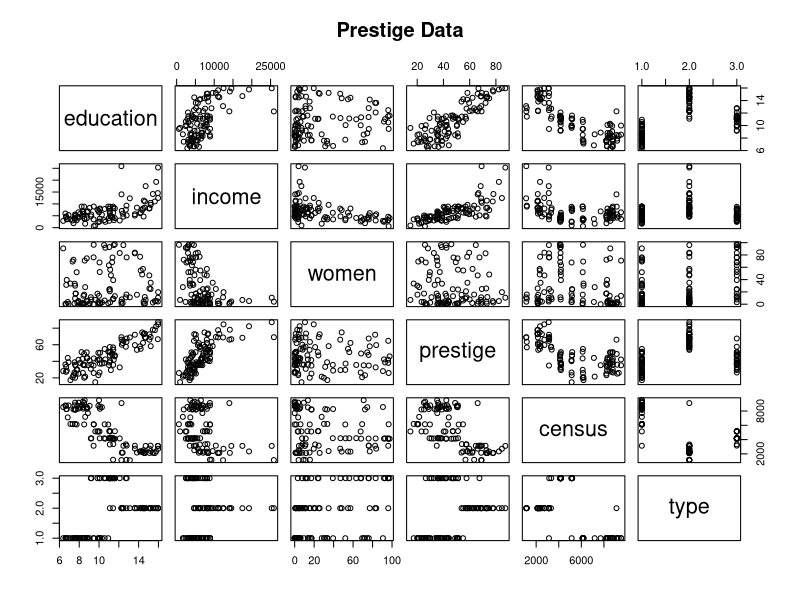
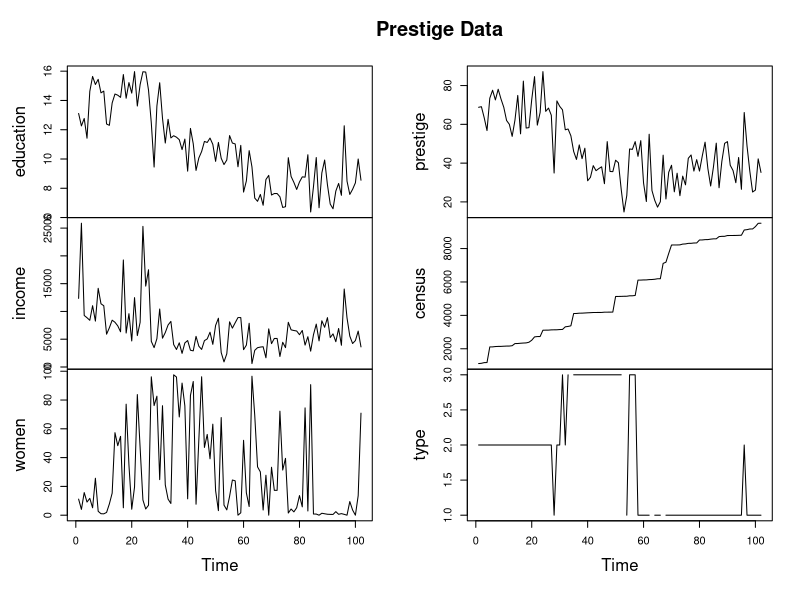
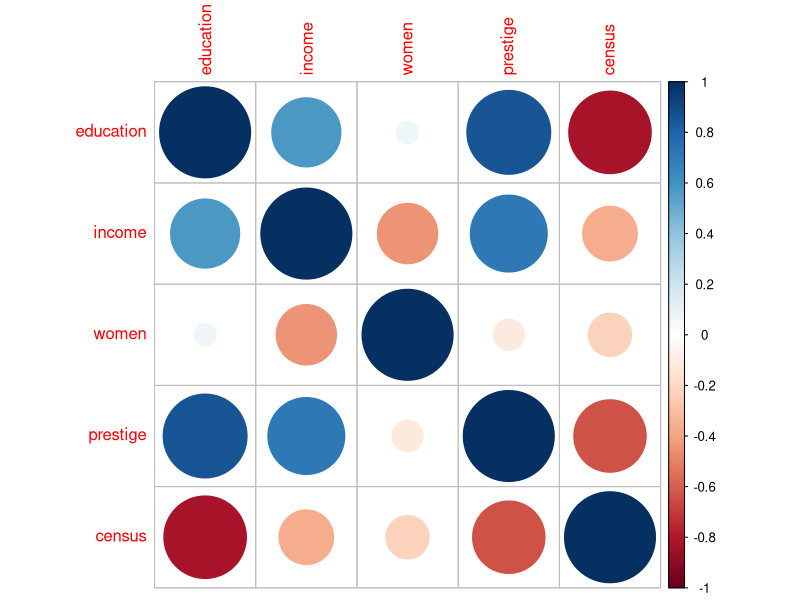
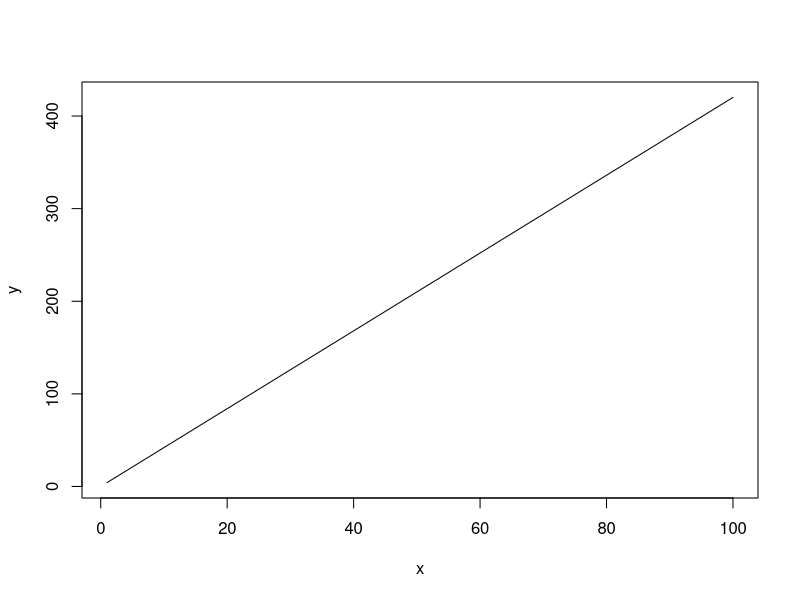
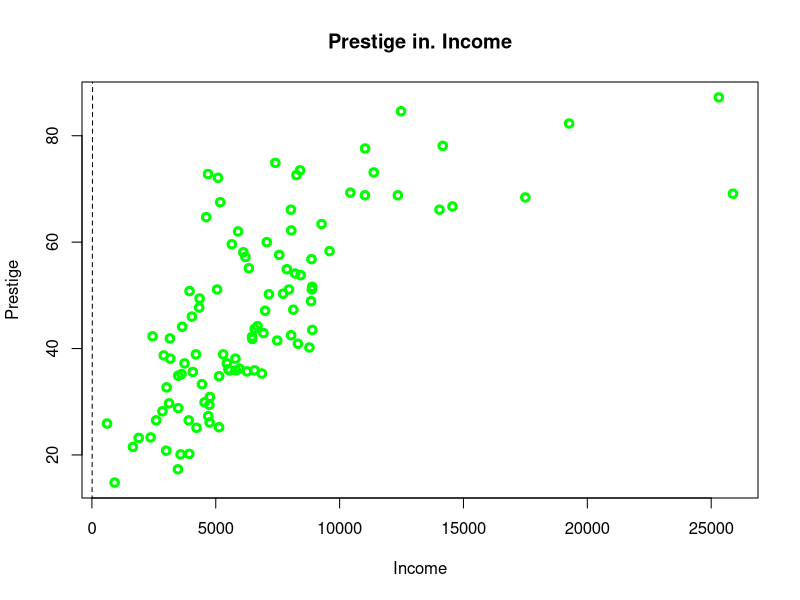
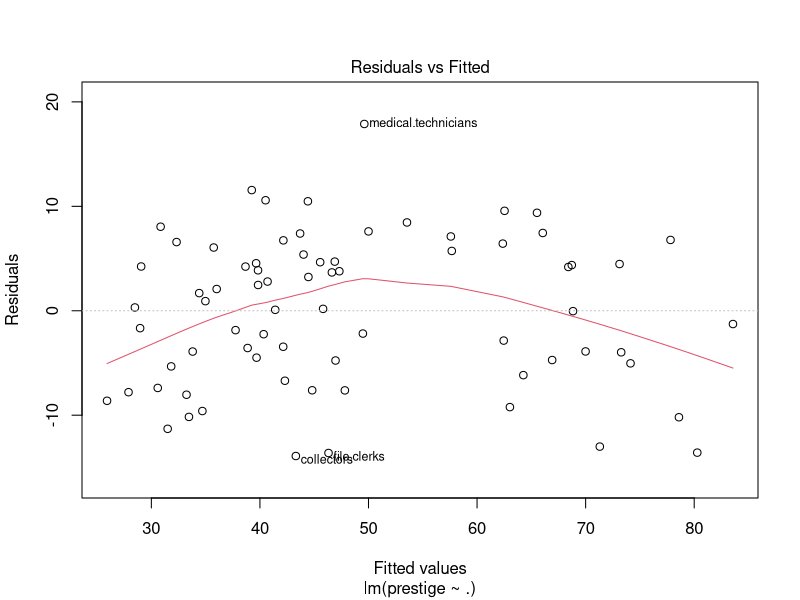
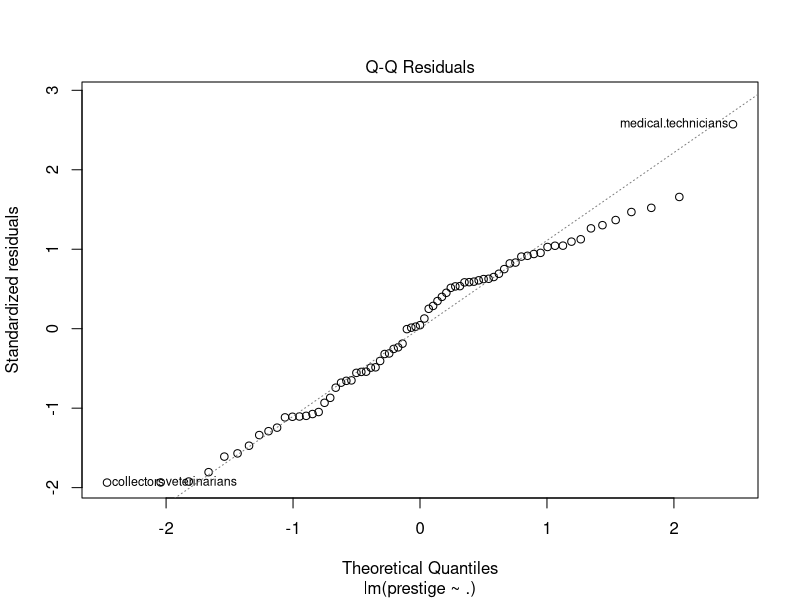
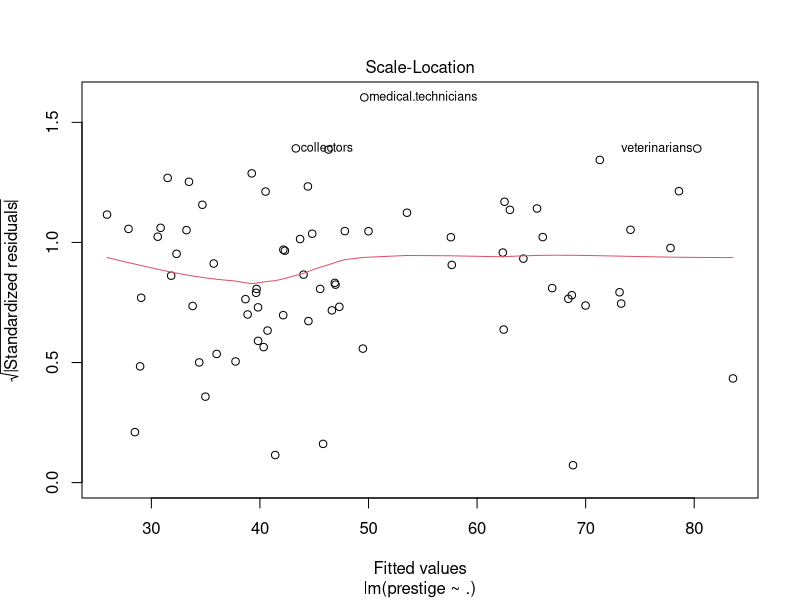

These charts were generated, in order, by the following R code:
## ---- chunk 1
library(car)
## ---- chunk 2
Prestige
## ---- chunk 3
summary(Prestige)
## ---- chunk 4
pairs(main="Prestige Data", Prestige)
## ---- chunk 5
plot.ts(main="Prestige Data", Prestige)
## ---- chunk 6
d <- data.frame(education = Prestige$education, income = Prestige$income, women = Prestige$women, prestige = Prestige$prestige, census = Prestige$census)
m <- cor(d)
library('corrplot')
corrplot(m, method="circle")
## ---- chunk 7
testidx_pre <- which(1:nrow(Prestige)%%4==0)
## ---- chunk 8
prestige_train <- Prestige[-testidx_pre,]
## ---- chunk 9
prestige_test <- Prestige[testidx_pre,]
## ---- chunk 10
model <- lm(prestige~., data=prestige_train)
## ---- chunk 11
prediciton <- predict(model, newdata=prestige_test)
## ---- chunk 12
cor(prediciton, prestige_test$prestige)
## ---- chunk 13
summary(model)
## ---- chunk 14
curve(4.201e+00*x + 1.150e-03,from=1, to=100, xlab="x", ylab="y")
## ---- chunk 15
plot(Prestige$income, Prestige$prestige, col="green", lwd=3, xlab = "Income", ylab = "Prestige", main = "Prestige in. Income")
abline(model, lty = "dashed")
## ---- chunk 16
plot(model)
## ---- chunk 17
prediciton
## ---- chunk 18
testidx_pre <- which(1:nrow(Prestige)%%4==0)
## ---- chunk 19
prestige_train <- Prestige[-testidx_pre,]
## ---- chunk 20
prestige_test <- Prestige[testidx_pre,]
## ---- chunk 21
model <- lm(census~., data=prestige_train)
## ---- chunk 22
prediciton <- predict(model, newdata=prestige_test)
## ---- chunk 23
cor(prediciton, prestige_test$census)
## ---- chunk 24
summary(model)
## ---- chunk 25
curve(-5.135e+03*x + -3.377e+03,from=1, to=10000, xlab="x", ylab="y")
## ---- chunk 26
plot(model)
## ---- chunk 27
prediciton
## ---- chunk 28
testidx_pre <- which(1:nrow(Prestige)%%10==0)
## ---- chunk 29
prestige_train <- Prestige[-testidx_pre,]
## ---- chunk 30
prestige_test <- Prestige[testidx_pre,]
## ---- chunk 31
model <- lm(prestige~., data=prestige_train)
## ---- chunk 32
prediciton <- predict(model, newdata=prestige_test)
## ---- chunk 33
cor(prediciton, prestige_test$prestige)
## ---- chunk 34
summary(model)
## ---- chunk 35
curve(4.201e+00*x + 1.150e-03,from=1, to=100, xlab="x", ylab="y")
## ---- chunk 36
plot(model)
## ---- chunk 37
prediciton
## ---- chunk 38
testidx_pre <- which(1:nrow(Prestige)%%10==0)
## ---- chunk 39
prestige_train <- Prestige[-testidx_pre,]
## ---- chunk 40
prestige_test <- Prestige[testidx_pre,]
## ---- chunk 41
model <- lm(census~., data=prestige_train)
## ---- chunk 42
prediciton <- predict(model, newdata=prestige_test)
## ---- chunk 43
cor(prediciton, prestige_test$census)
## ---- chunk 44
summary(model)
## ---- chunk 45
curve(-4.292e+03*x + -2.592e+03,from=1, to=10000, xlab="x", ylab="y")
## ---- chunk 46
plot(model)
## ---- chunk 47
prediciton
